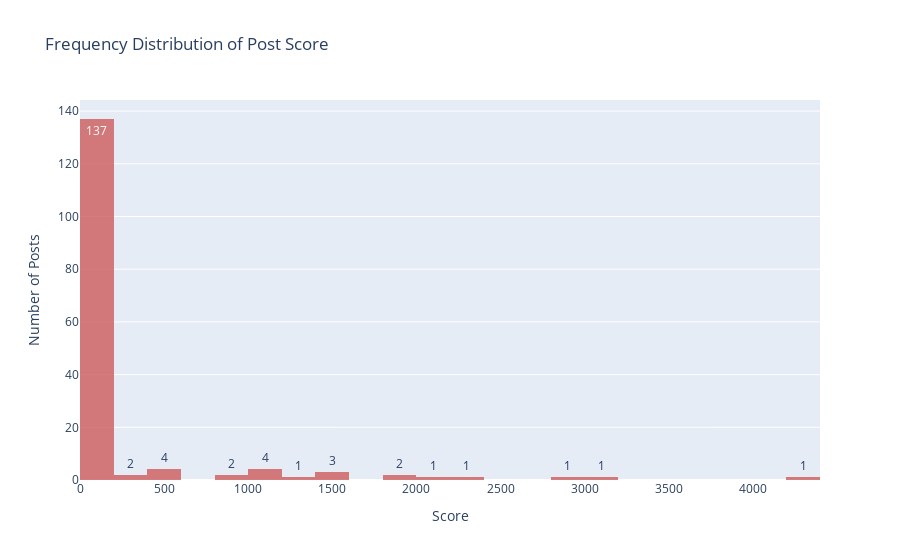

Source (notebook cell):
### Markdown cell above
### Histograms of Score Distribution (Number of upvotes remaining)

### Code cell
posts_score_hist = px.histogram(posts_df, 
                                x="score", 
                                title='Frequency Distribution of Post Score',
                                labels={'score':'Score', 'count':'Number of Posts'},
                                opacity=0.8,
                                color_discrete_sequence=['indianred'],
                                text_auto=True).update_layout(
                                yaxis_title="Number of Posts")
posts_score_hist.show()

### Figure 1 — Plotly figure (JSON) as saved in the notebook; plotly's stock layout.template omitted (floating-point values rounded to 4 significant figures; data arrays with more than 128 entries replaced by an {"elided": "..."} marker saying what was removed)
{"data": [{"alignmentgroup": "True", "bingroup": "x", "hovertemplate": "Score=%{x}<br>count=%{y}<extra></extra>", "legendgroup": "", "marker": {"color": "indianred", "opacity": 0.8, "pattern": {"shape": ""}}, "name": "", "offsetgroup": "", "orientation": "v", "showlegend": false, "texttemplate": "%{value}", "type": "histogram", "x": {"elided": "160 int values"}, "xaxis": "x", "yaxis": "y"}], "layout": {"barmode": "relative", "legend": {"tracegroupgap": 0}, "title": {"text": "Frequency Distribution of Post Score"}, "xaxis": {"anchor": "y", "domain": [0, 1], "title": {"text": "Score"}}, "yaxis": {"anchor": "x", "domain": [0, 1], "title": {"text": "Number of Posts"}}}}
